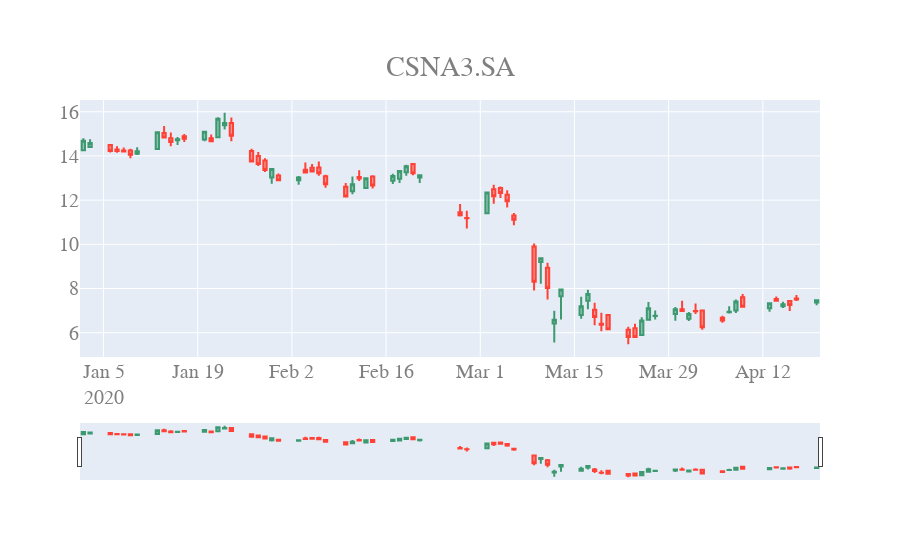

The notebook cell saved with this chart:
### Code cell
quote = 'CSNA3.SA'
start_date = '2020-01-01'
end_date = '2020-04-20'
candlestick_br(quote, start_date, end_date)
